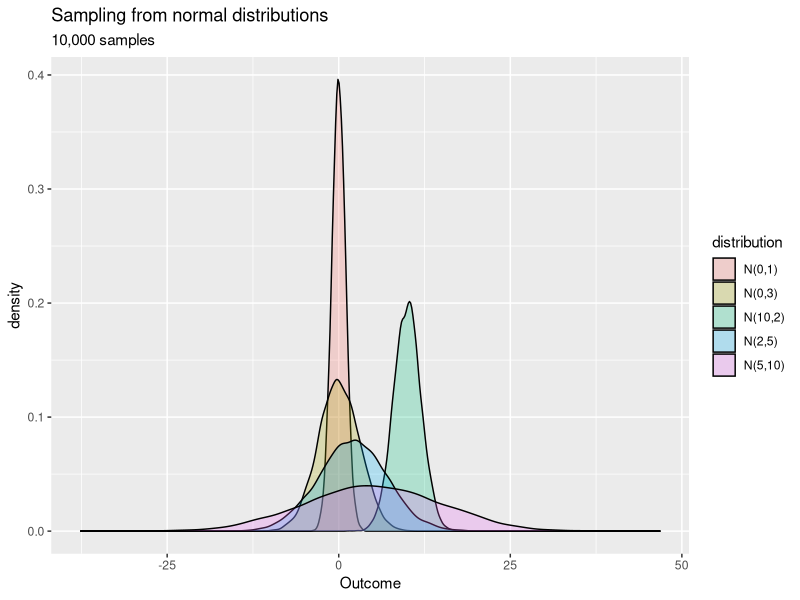
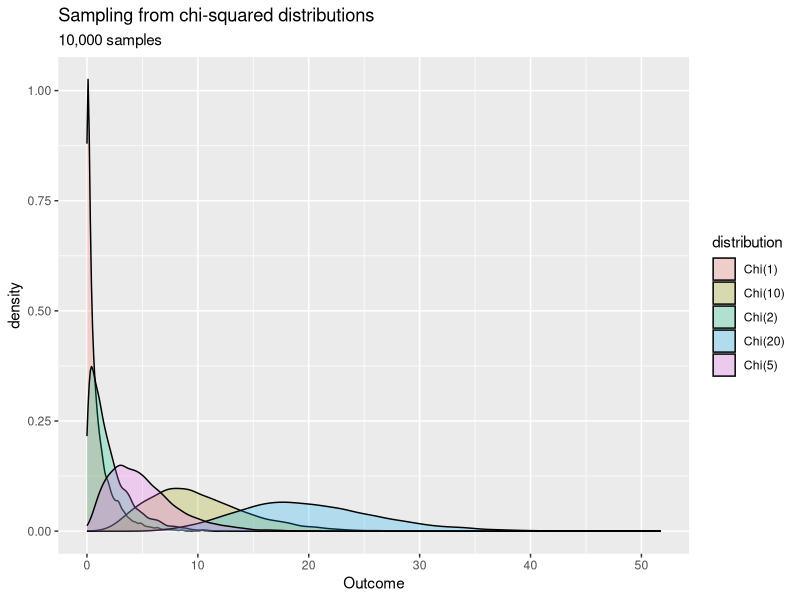
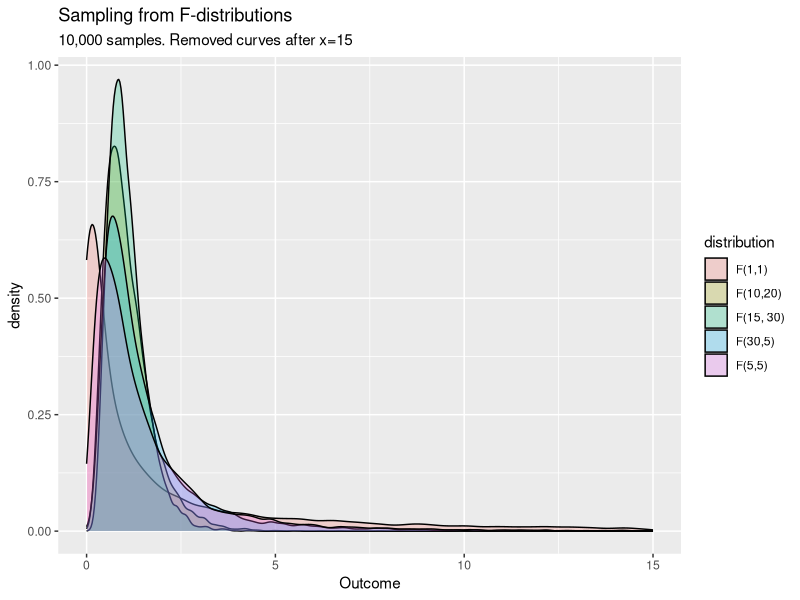
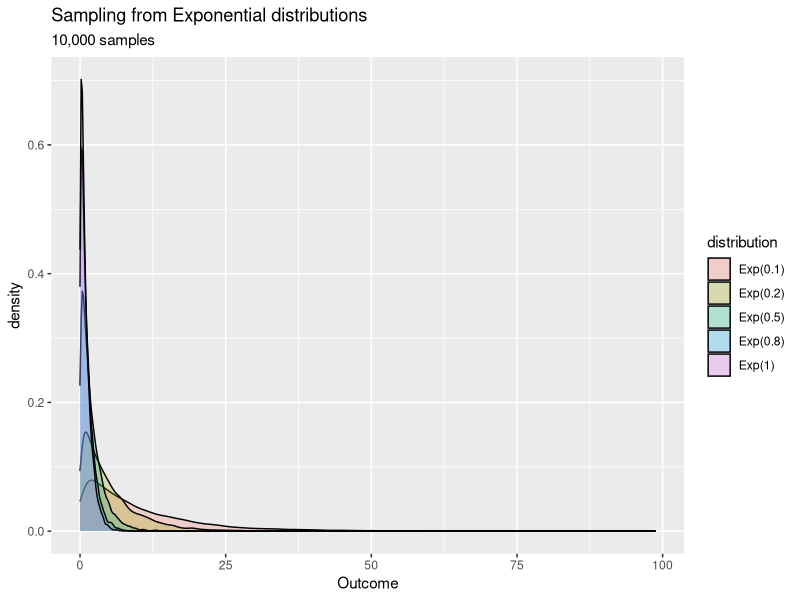
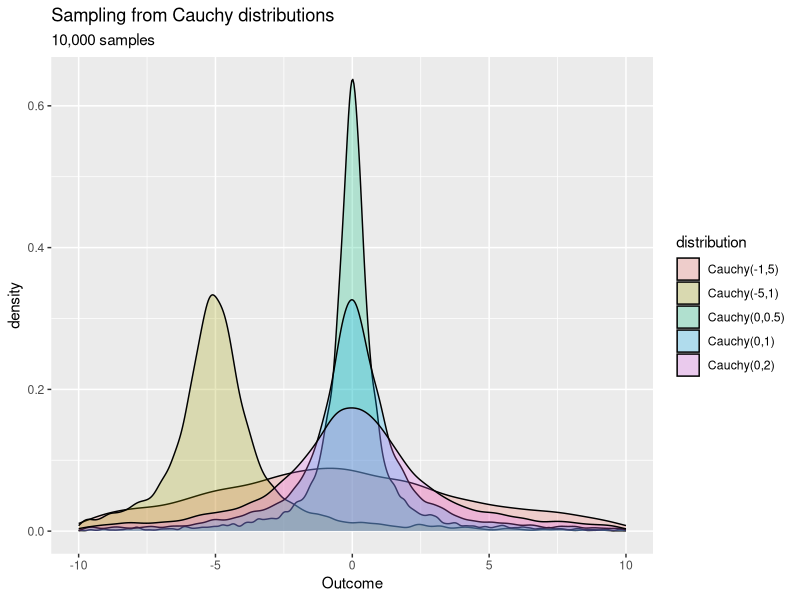
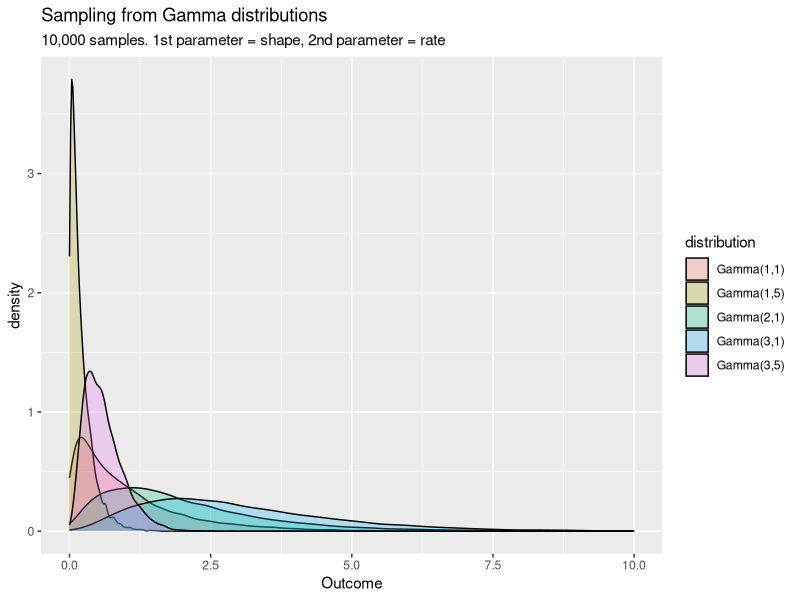
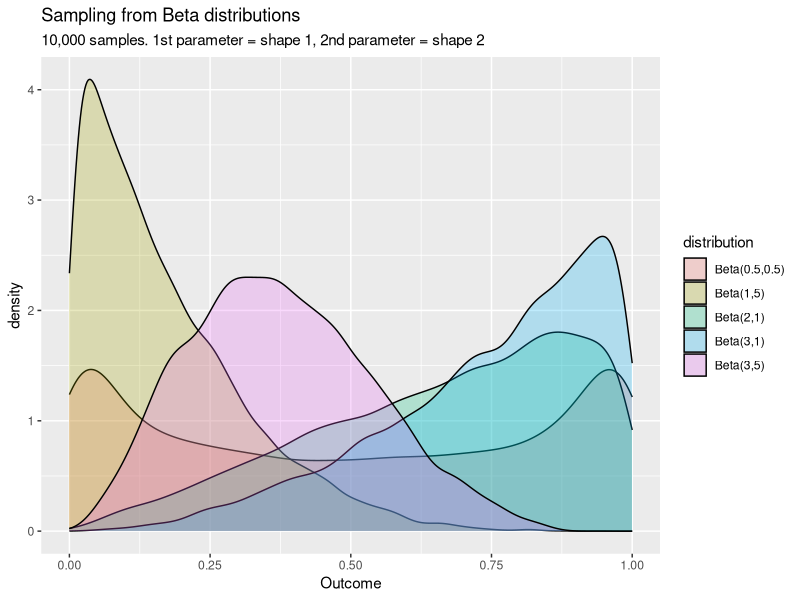

These charts were generated, in order, by the following R code:
library(tidyverse)
library(ggplot2)

# Set for reproducibility
set.seed(777)
sampleSize <- 10000


# Normal Distribution
dataN1 <- tibble(Outcome = rnorm(sampleSize, mean = 0, sd = 1), distribution = "N(0,1)")
dataN2 <- tibble(Outcome = rnorm(sampleSize, mean = 0, sd = 3), distribution = "N(0,3)")
dataN3 <- tibble(Outcome = rnorm(sampleSize, mean = 2, sd = 5), distribution = "N(2,5)")
dataN4 <- tibble(Outcome = rnorm(sampleSize, mean = 5, sd = 10), distribution = "N(5,10)")
dataN5 <- tibble(Outcome = rnorm(sampleSize, mean = 10, sd = 2), distribution = "N(10,2)")

data <- bind_rows(dataN1, dataN2, dataN3, dataN4, dataN5)

ggplot(data, aes(x = Outcome, fill = distribution)) + 
  geom_density(aes(group = distribution), alpha = 0.25) +
  labs(
    title = "Sampling from normal distributions",
    subtitle = "10,000 samples"
  )



# chi-squared
dataChiSq1 <- tibble(Outcome = rchisq(sampleSize, df = 1), distribution = "Chi(1)")
dataChiSq2 <- tibble(Outcome = rchisq(sampleSize, df = 2), distribution = "Chi(2)")
dataChiSq3 <- tibble(Outcome = rchisq(sampleSize, df = 5), distribution = "Chi(5)")
dataChiSq4 <- tibble(Outcome = rchisq(sampleSize, df = 10), distribution = "Chi(10)")
dataChiSq5 <- tibble(Outcome = rchisq(sampleSize, df = 20), distribution = "Chi(20)")

data <- bind_rows(dataChiSq1, dataChiSq2, dataChiSq3, dataChiSq4, dataChiSq5)

ggplot(data, aes(x = Outcome, fill = distribution)) + 
  geom_density(aes(group = distribution), alpha = 0.25) +
  labs(
    title = "Sampling from chi-squared distributions",
    subtitle = "10,000 samples"
  )

# f-distribution
dataF1 <- tibble(Outcome = rf(sampleSize, df1 = 1, df2 = 1), distribution = "F(1,1)")
dataF2 <- tibble(Outcome = rf(sampleSize, df1 = 5, df2 = 5), distribution = "F(5,5)")
dataF3 <- tibble(Outcome = rf(sampleSize, df1 = 10, df2 = 20), distribution = "F(10,20)")
dataF4 <- tibble(Outcome = rf(sampleSize, df1 = 30, df2 = 5), distribution = "F(30,5)")
dataF5 <- tibble(Outcome = rf(sampleSize, df1 = 15, df2 = 30), distribution = "F(15, 30)")

data <- bind_rows(dataF1, dataF2, dataF3, dataF4, dataF5)

ggplot(data, aes(x = Outcome, fill = distribution)) + 
  geom_density(aes(group = distribution), alpha = 0.25) +
  labs(
    title = "Sampling from F-distributions",
    subtitle = "10,000 samples. Removed curves after x=15"
  ) +
  xlim(0, 15)


# Exponential
dataExp1 <- tibble(Outcome = rexp(sampleSize, rate = 1), distribution = "Exp(1)")
dataExp2 <- tibble(Outcome = rexp(sampleSize, rate = .1), distribution = "Exp(0.1)")
dataExp3 <- tibble(Outcome = rexp(sampleSize, rate = .2), distribution = "Exp(0.2)")
dataExp4 <- tibble(Outcome = rexp(sampleSize, rate = .5), distribution = "Exp(0.5)")
dataExp5 <- tibble(Outcome = rexp(sampleSize, rate = .8), distribution = "Exp(0.8)")

data <- bind_rows(dataExp1, dataExp2, dataExp3, dataExp4, dataExp5)

ggplot(data, aes(x = Outcome, fill = distribution)) + 
  geom_density(aes(group = distribution), alpha = 0.25) +
  labs(
    title = "Sampling from Exponential distributions",
    subtitle = "10,000 samples"
  )

# Cauchy
dataCauchy1 <- tibble(Outcome = rcauchy(sampleSize, location = 0, scale = 1), distribution = "Cauchy(0,1)")
dataCauchy2 <- tibble(Outcome = rcauchy(sampleSize, location = 0, scale = 2), distribution = "Cauchy(0,2)")
dataCauchy3 <- tibble(Outcome = rcauchy(sampleSize, location = 0, scale = 0.5), distribution = "Cauchy(0,0.5)")
dataCauchy4 <- tibble(Outcome = rcauchy(sampleSize, location = -1, scale = 5), distribution = "Cauchy(-1,5)")
dataCauchy5 <- tibble(Outcome = rcauchy(sampleSize, location = -5, scale = 1), distribution = "Cauchy(-5,1)")

data <- bind_rows(dataCauchy1, dataCauchy2, dataCauchy3, dataCauchy4, dataCauchy5)

ggplot(data, aes(x = Outcome, fill = distribution)) + 
  geom_density(aes(group = distribution), alpha = 0.25) +
  labs(
    title = "Sampling from Cauchy distributions",
    subtitle = "10,000 samples"
  ) +
  xlim(-10,10)


# Gamma
dataGamma1 <-tibble(Outcome = rgamma(sampleSize, shape = 1, rate = 1), distribution = "Gamma(1,1)")
dataGamma2 <- tibble(Outcome = rgamma(sampleSize, shape = 2, rate = 1), distribution = "Gamma(2,1)")
dataGamma3 <- tibble(Outcome = rgamma(sampleSize, shape = 3, rate = 1), distribution = "Gamma(3,1)")
dataGamma4 <- tibble(Outcome = rgamma(sampleSize, shape = 1, rate = 5), distribution = "Gamma(1,5)")
dataGamma5 <- tibble(Outcome = rgamma(sampleSize, shape = 3, rate = 5), distribution = "Gamma(3,5)")

data <- bind_rows(dataGamma1, dataGamma2, dataGamma3, dataGamma4, dataGamma5)

ggplot(data, aes(x = Outcome, fill = distribution)) + 
  geom_density(aes(group = distribution), alpha = 0.25) +
  labs(
    title = "Sampling from Gamma distributions",
    subtitle = "10,000 samples. 1st parameter = shape, 2nd parameter = rate"
  ) +
  xlim(0, 10)


# Beta
dataBeta1 <-tibble(Outcome = rbeta(sampleSize, shape1 = .5, shape2 = .5), distribution = "Beta(0.5,0.5)")
dataBeta2 <- tibble(Outcome = rbeta(sampleSize, shape1 = 2, shape2 = 1), distribution = "Beta(2,1)")
dataBeta3 <- tibble(Outcome = rbeta(sampleSize, shape1 = 3, shape2 = 1), distribution = "Beta(3,1)")
dataBeta4 <- tibble(Outcome = rbeta(sampleSize, shape1 = 1, shape2 = 5), distribution = "Beta(1,5)")
dataBeta5 <- tibble(Outcome = rbeta(sampleSize, shape1 = 3, shape2 = 5), distribution = "Beta(3,5)")

data <- bind_rows(dataBeta1, dataBeta2, dataBeta3, dataBeta4, dataBeta5)

ggplot(data, aes(x = Outcome, fill = distribution)) + 
  geom_density(aes(group = distribution), alpha = 0.25) +
  labs(
    title = "Sampling from Beta distributions",
    subtitle = "10,000 samples. 1st parameter = shape 1, 2nd parameter = shape 2"
  )


